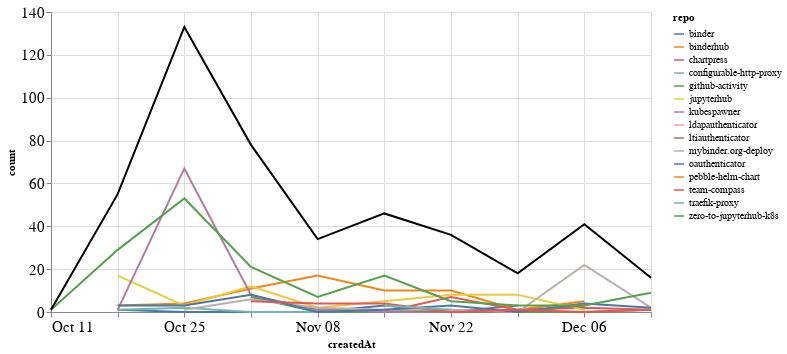

Here is the notebook cell this chart was saved with:
### Markdown cell above
### Comments

### Code cell
comments_time = comments.groupby('repo').resample('W', on='createdAt').count()['author'].reset_index()
comments_time = comments_time.rename(columns={'author': 'count'})
comments_time_total = comments_time.groupby('createdAt').agg({"count": "sum"}).reset_index()
ch1 = alt.Chart(comments_time, width=600).mark_line().encode(
    x='createdAt',
    y='count',
    color='repo',
    tooltip="repo"
)

ch2 = alt.Chart(comments_time_total, width=600).mark_line(color="black").encode(
    x='createdAt',
    y='count',
)

ch1 + ch2

### Figure 1 — Vega-Lite specification as saved in the notebook (floating-point values rounded to 4 significant figures)
{"config": {"axisLeft": {"labelFontSize": 15}, "axisBottom": {"labelFontSize": 15}}, "layer": [{"data": {"name": "data-4c2d8d1aa850735f2f9578c4e4d6c29d"}, "mark": "line", "encoding": {"color": {"type": "nominal", "field": "repo"}, "tooltip": {"type": "nominal", "field": "repo"}, "x": {"type": "temporal", "field": "createdAt"}, "y": {"type": "quantitative", "field": "count"}}, "width": 600}, {"data": {"name": "data-a458d7c3f6c0be964a4030dc8b550fc8"}, "mark": {"type": "line", "color": "black"}, "encoding": {"x": {"type": "temporal", "field": "createdAt"}, "y": {"type": "quantitative", "field": "count"}}, "width": 600}], "$schema": "https://vega.github.io/schema/vega-lite/v4.8.1.json", "datasets": {"data-4c2d8d1aa850735f2f9578c4e4d6c29d": [{"repo": "binder", "createdAt": "2020-10-18T00:00:00", "count": 1}, {"repo": "binder", "createdAt": "2020-10-25T00:00:00", "count": 0}, {"repo": "binder", "createdAt": "2020-11-01T00:00:00", "count": 0}, {"repo": "binder", "createdAt": "2020-11-08T00:00:00", "count": 0}, {"repo": "binder", "createdAt": "2020-11-15T00:00:00", "count": 3}, {"repo": "binder", "createdAt": "2020-11-22T00:00:00", "count": 0}, {"repo": "binder", "createdAt": "2020-11-29T00:00:00", "count": 3}, {"repo": "binderhub", "createdAt": "2020-10-18T00:00:00", "count": 3}, {"repo": "binderhub", "createdAt": "2020-10-25T00:00:00", "count": 4}, {"repo": "binderhub", "createdAt": "2020-11-01T00:00:00", "count": 11}, {"repo": "binderhub", "createdAt": "2020-11-08T00:00:00", "count": 17}, {"repo": "binderhub", "createdAt": "2020-11-15T00:00:00", "count": 10}, {"repo": "binderhub", "createdAt": "2020-11-22T00:00:00", "count": 10}, {"repo": "binderhub", "createdAt": "2020-11-29T00:00:00", "count": 1}, {"repo": "binderhub", "createdAt": "2020-12-06T00:00:00", "count": 5}, {"repo": "chartpress", "createdAt": "2020-11-08T00:00:00", "count": 1}, {"repo": "chartpress", "createdAt": "2020-11-15T00:00:00", "count": 0}, {"repo": "chartpress", "createdAt": "2020-11-22T00:00:00", "count": 7}, {"repo": "chartpress", "createdAt": "2020-11-29T00:00:00", "count": 1}, {"repo": "chartpress", "createdAt": "2020-12-06T00:00:00", "count": 2}, {"repo": "chartpress", "createdAt": "2020-12-13T00:00:00", "count": 1}, {"repo": "configurable-http-proxy", "createdAt": "2020-10-18T00:00:00", "count": 1}, {"repo": "configurable-http-proxy", "createdAt": "2020-10-25T00:00:00", "count": 2}, {"repo": "configurable-http-proxy", "createdAt": "2020-11-01T00:00:00", "count": 0}, {"repo": "configurable-http-proxy", "createdAt": "2020-11-08T00:00:00", "count": 0}, {"repo": "configurable-http-proxy", "createdAt": "2020-11-15T00:00:00", "count": 1}, {"repo": "github-activity", "createdAt": "2020-11-01T00:00:00", "count": 7}, {"repo": "github-activity", "createdAt": "2020-11-08T00:00:00", "count": 0}, {"repo": "github-activity", "createdAt": "2020-11-15T00:00:00", "count": 0}, {"repo": "github-activity", "createdAt": "2020-11-22T00:00:00", "count": 0}, {"repo": "github-activity", "createdAt": "2020-11-29T00:00:00", "count": 0}, {"repo": "github-activity", "createdAt": "2020-12-06T00:00:00", "count": 0}, {"repo": "github-activity", "createdAt": "2020-12-13T00:00:00", "count": 1}, {"repo": "jupyterhub", "createdAt": "2020-10-18T00:00:00", "count": 17}, {"repo": "jupyterhub", "createdAt": "2020-10-25T00:00:00", "count": 3}, {"repo": "jupyterhub", "createdAt": "2020-11-01T00:00:00", "count": 12}, {"repo": "jupyterhub", "createdAt": "2020-11-08T00:00:00", "count": 2}, {"repo": "jupyterhub", "createdAt": "2020-11-15T00:00:00", "count": 5}, {"repo": "jupyterhub", "createdAt": "2020-11-22T00:00:00", "count": 8}, {"repo": "jupyterhub", "createdAt": "2020-11-29T00:00:00", "count": 8}, {"repo": "jupyterhub", "createdAt": "2020-12-06T00:00:00", "count": 1}, {"repo": "kubespawner", "createdAt": "2020-10-18T00:00:00", "count": 1}, {"repo": "kubespawner", "createdAt": "2020-10-25T00:00:00", "count": 67}, {"repo": "kubespawner", "createdAt": "2020-11-01T00:00:00", "count": 8}, {"repo": "kubespawner", "createdAt": "2020-11-08T00:00:00", "count": 1}, {"repo": "kubespawner", "createdAt": "2020-11-15T00:00:00", "count": 0}, {"repo": "kubespawner", "createdAt": "2020-11-22T00:00:00", "count": 0}, {"repo": "kubespawner", "createdAt": "2020-11-29T00:00:00", "count": 1}, {"repo": "ldapauthenticator", "createdAt": "2020-12-06T00:00:00", "count": 1}, {"repo": "ltiauthenticator", "createdAt": "2020-11-15T00:00:00", "count": 1}, {"repo": "ltiauthenticator", "createdAt": "2020-11-22T00:00:00", "count": 0}, {"repo": "ltiauthenticator", "createdAt": "2020-11-29T00:00:00", "count": 0}, {"repo": "ltiauthenticator", "createdAt": "2020-12-06T00:00:00", "count": 3}, {"repo": "mybinder.org-deploy", "createdAt": "2020-10-25T00:00:00", "count": 1}, {"repo": "mybinder.org-deploy", "createdAt": "2020-11-01T00:00:00", "count": 6}, {"repo": "mybinder.org-deploy", "createdAt": "2020-11-08T00:00:00", "count": 2}, {"repo": "mybinder.org-deploy", "createdAt": "2020-11-15T00:00:00", "count": 1}, {"repo": "mybinder.org-deploy", "createdAt": "2020-11-22T00:00:00", "count": 1}, {"repo": "mybinder.org-deploy", "createdAt": "2020-11-29T00:00:00", "count": 0}, {"repo": "mybinder.org-deploy", "createdAt": "2020-12-06T00:00:00", "count": 22}, {"repo": "mybinder.org-deploy", "createdAt": "2020-12-13T00:00:00", "count": 2}, {"repo": "oauthenticator", "createdAt": "2020-10-18T00:00:00", "count": 3}, {"repo": "oauthenticator", "createdAt": "2020-10-25T00:00:00", "count": 3}, {"repo": "oauthenticator", "createdAt": "2020-11-01T00:00:00", "count": 8}, {"repo": "oauthenticator", "createdAt": "2020-11-08T00:00:00", "count": 0}, {"repo": "oauthenticator", "createdAt": "2020-11-15T00:00:00", "count": 1}, {"repo": "oauthenticator", "createdAt": "2020-11-22T00:00:00", "count": 3}, {"repo": "oauthenticator", "createdAt": "2020-11-29T00:00:00", "count": 0}, {"repo": "oauthenticator", "createdAt": "2020-12-06T00:00:00", "count": 4}, {"repo": "oauthenticator", "createdAt": "2020-12-13T00:00:00", "count": 2}, {"repo": "pebble-helm-chart", "createdAt": "2020-11-22T00:00:00", "count": 1}, {"repo": "team-compass", "createdAt": "2020-11-01T00:00:00", "count": 5}, {"repo": "team-compass", "createdAt": "2020-11-08T00:00:00", "count": 4}, {"repo": "team-compass", "createdAt": "2020-11-15T00:00:00", "count": 4}, {"repo": "team-compass", "createdAt": "2020-11-22T00:00:00", "count": 0}, {"repo": "team-compass", "createdAt": "2020-11-29T00:00:00", "count": 1}, {"repo": "team-compass", "createdAt": "2020-12-06T00:00:00", "count": 0}, {"repo": "team-compass", "createdAt": "2020-12-13T00:00:00", "count": 1}, {"repo": "traefik-proxy", "createdAt": "2020-11-15T00:00:00", "count": 3}, {"repo": "traefik-proxy", "createdAt": "2020-11-22T00:00:00", "count": 1}, {"repo": "zero-to-jupyterhub-k8s", "createdAt": "2020-10-11T00:00:00", "count": 1}, {"repo": "zero-to-jupyterhub-k8s", "createdAt": "2020-10-18T00:00:00", "count": 29}, {"repo": "zero-to-jupyterhub-k8s", "createdAt": "2020-10-25T00:00:00", "count": 53}, {"repo": "zero-to-jupyterhub-k8s", "createdAt": "2020-11-01T00:00:00", "count": 21}, {"repo": "zero-to-jupyterhub-k8s", "createdAt": "2020-11-08T00:00:00", "count": 7}, {"repo": "zero-to-jupyterhub-k8s", "createdAt": "2020-11-15T00:00:00", "count": 17}, {"repo": "zero-to-jupyterhub-k8s", "createdAt": "2020-11-22T00:00:00", "count": 5}, {"repo": "zero-to-jupyterhub-k8s", "createdAt": "2020-11-29T00:00:00", "count": 3}, {"repo": "zero-to-jupyterhub-k8s", "createdAt": "2020-12-06T00:00:00", "count": 3}, {"repo": "zero-to-jupyterhub-k8s", "createdAt": "2020-12-13T00:00:00", "count": 9}], "data-a458d7c3f6c0be964a4030dc8b550fc8": [{"createdAt": "2020-10-11T00:00:00", "count": 1}, {"createdAt": "2020-10-18T00:00:00", "count": 55}, {"createdAt": "2020-10-25T00:00:00", "count": 133}, {"createdAt": "2020-11-01T00:00:00", "count": 78}, {"createdAt": "2020-11-08T00:00:00", "count": 34}, {"createdAt": "2020-11-15T00:00:00", "count": 46}, {"createdAt": "2020-11-22T00:00:00", "count": 36}, {"createdAt": "2020-11-29T00:00:00", "count": 18}, {"createdAt": "2020-12-06T00:00:00", "count": 41}, {"createdAt": "2020-12-13T00:00:00", "count": 16}]}}
